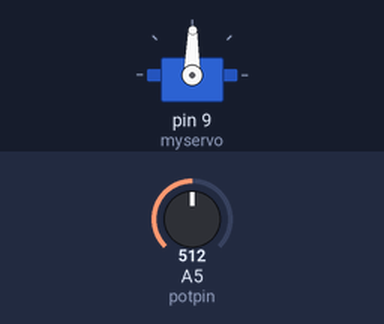
The sketch below on a simulated Arduino Uno, built with avr-gcc and run on an emulated ATmega328P. On the bench: servo. The test bench sets the inputs (shaded band); at power-on: A5 (potpin) = 512.

Above: at 1.2 s.
1.3 s: A5 (potpin) set to 716
At 2.1 s:
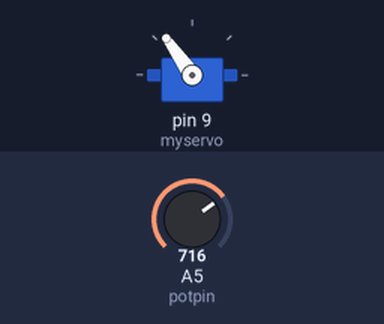
2.8 s: A5 (potpin) set to 900
At 4.0 s:
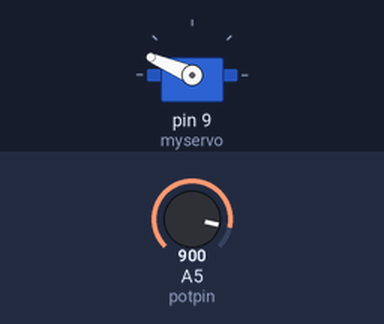
4.3 s: A5 (potpin) set to 1023
At 5.5 s:
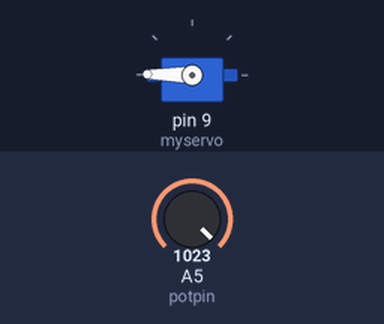
5.8 s: A5 (potpin) set to 306
At 6.5 s:
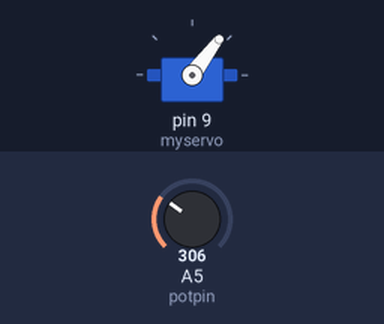
7.3 s: A5 (potpin) set to 122
At 7.9 s:
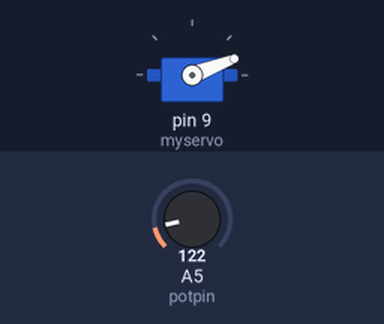
8.8 s: A5 (potpin) set to 511
At 9.9 s:
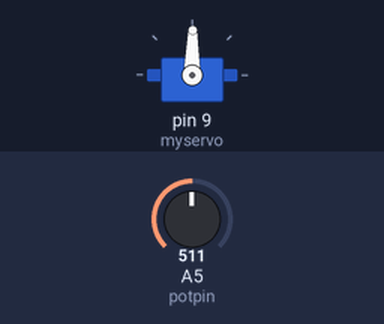
Timing chart, 0 to 11.3 s (numbered marks = the images above; inputs shaded):
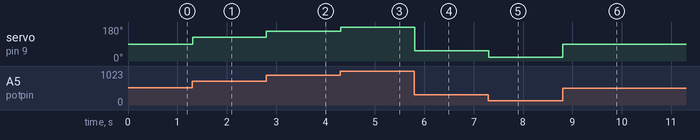

The sketch:

duoji.ino
```cpp
/*
#include <Arduino.h>

#define PWM_pin 9

int pulsewidth = 0;\
void setup()
{
  pinMode(PWM_pin,OUTPUT);
}

void loop()
{
  pulse(90);
}

void pulse(int angle)
{
  pulsewidth=int ((angle*11)+500);
  digitalWrite(PWM_pin,HIGH);
  delayMicroseconds(pulsewidth);
  digitalWrite(PWM_pin,LOW);
  delay(20-pulsewidth/1000);
}
*/
#include <Arduino.h>
#include <Servo.h>   //引入lib
Servo myservo;       //创建一个伺服电机对象
#define potpin A5    //设定连接可变电阻的模拟引脚
int val;             //创建变，储存从模拟端口读取的（0到102）
void setup()
{
  myservo.attach(9);  //9号引脚输出电机控制信号  注：仅能使用9、10号引脚
 }
 void loop()
 {
   val = analogRead(potpin);
   //读取来自可变电阻的模拟值(0到1023之间)
   val = map(val,0,1023,0,179);  //利用"map"函数缩放该，得到伺服电机需要的角度(0到180之间)
   myservo.write(val);         //设置伺服电机的位置
   delay(15);              //等待电机旋转到目标角度
  }
```

Measured:
- after the input at 1.3 s, servo on pin 9 (myservo): 89° → 125° at once
- after the input at 2.8 s, servo on pin 9 (myservo): 125° → 157° at once
- after the input at 4.3 s, servo on pin 9 (myservo): 157° → 179° at once
- after the input at 5.8 s, servo on pin 9 (myservo): 179° → 53° at once
- after the input at 7.3 s, servo on pin 9 (myservo): 53° → 21° at once
- after the input at 8.8 s, servo on pin 9 (myservo): 21° → 89° at once
